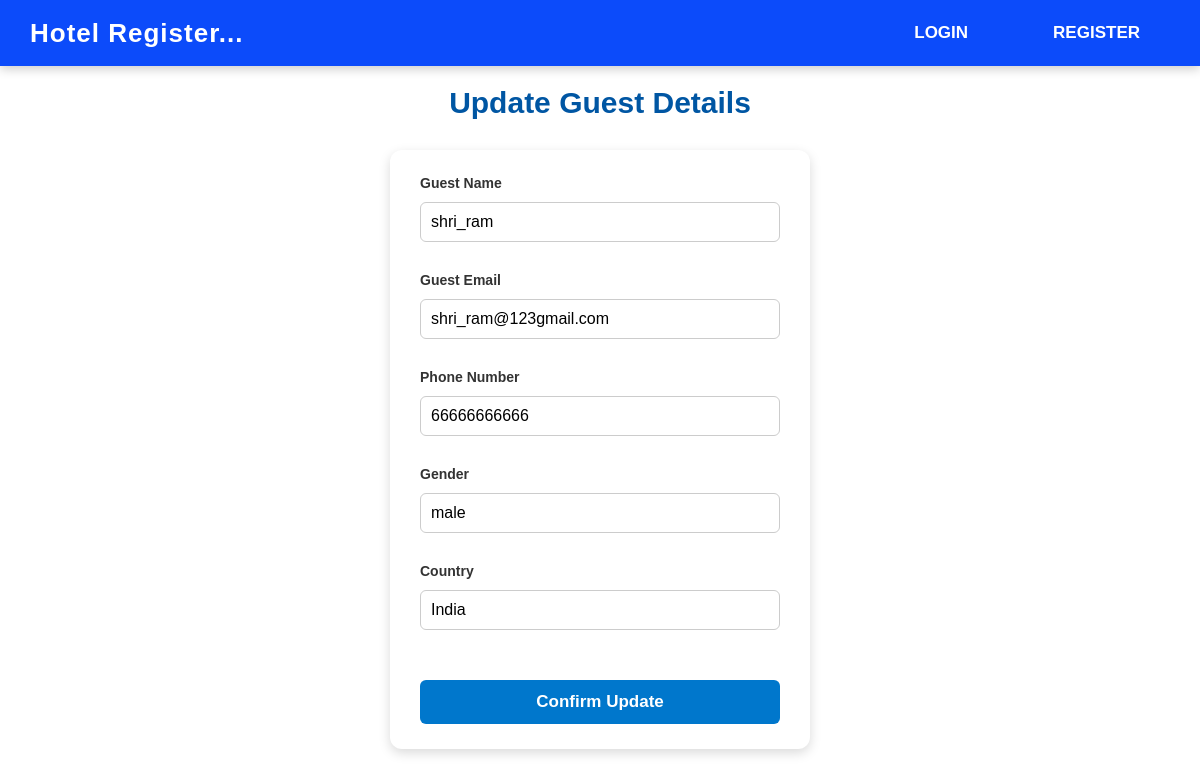
Screenshot of /update/1 with the database file from the repository.
### base/models.py (models this page shows)
class Guest(models.Model):
    room_number = models.CharField(max_length=20)
    room_type = models.CharField(max_length=30)
    room_desc = models.CharField(max_length=30)
    price_per_night = models.CharField(max_length=20)
    is_available = models.CharField(max_length=10)
    name = models.CharField(max_length=30)
    email = models.EmailField()
    phone_number = models.IntegerField()
    gender = models.CharField(max_length=20)
    country = models.CharField(max_length=20)

### base/views.py (the view, shortened to what this page needs)
# urls.py: path("update/<int:pk>",update,name='update'),
def update(request,pk):
    data = Guest.objects.get(id=pk)
    return render(request,'update.html',{'data':data})

### base/templates/update.html (shortened to what this page needs)
{% extends 'main.html' %}
{% block content %}
<h1 class="form-title">Update Guest Details</h1>
<div class="form-container">
    <form action="" method="POST" class="update-form">
        <div class="form-group">
            <label>Guest Name</label>
            <input type="text" name="name" value="{{ data.name }}" required>
        </div>
        <div class="form-group">
            <label>Guest Email</label>
            <input type="email" name="email" value="{{ data.email }}" required>
        </div>
        <div class="form-group">
            <label>Phone Number</label>
            <input type="number" name="phone_number" value="{{ data.phone_number }}" required>
        </div>
        <div class="form-group">
            <label>Gender</label>
            <input type="text" name="gender" value="{{ data.gender }}" required>
        </div>
        <div class="form-group">
            <label>Country</label>
            <input type="text" name="country" value="{{ data.country }}" required>
        </div>
        <button type="submit" class="submit-btn">Confirm Update</button>
    </form>
</div>
{% endblock %}

### static/style.css (style rules this page uses)
* { padding:0; margin: 0; box-sizing: border-box; }
* { margin: 0; padding: 0; box-sizing: border-box; font-family: "Poppins", sans-serif; }
.form-title { text-align: center; margin-top: 25px; margin-bottom: 15px; font-size: 32px; font-weight: 700; color: #0b3d91; }
.form-container { width: 450px; margin: 20px auto; background: #ffffff; padding: 25px; border-radius: 15px; box-shadow: 0px 6px 20px rgba(0,0,0,0.1); }
.update-form { display: flex; flex-direction: column; gap: 15px; }
.form-group { display: flex; flex-direction: column; }
.form-group label { font-size: 16px; font-weight: 600; margin-bottom: 6px; color: #0b3d91; }
.form-group input { padding: 10px; border: 1.5px solid #a9a9a9; border-radius: 8px; font-size: 15px; transition: 0.3s ease; }
.submit-btn { padding: 12px; border: none; font-size: 16px; font-weight: 600; border-radius: 10px; background: #0b3d91; color: white; cursor: pointer; transition: 0.3s ease; }
.form-container { width: 450px; margin: 40px auto; background: #ffffff; padding: 30px 40px; border-radius: 15px; box-shadow: 0 0 12px rgba(0,0,0,0.15); text-align: center; }
.form-group { text-align: left; margin-bottom: 18px; }
.form-group label { font-weight: 600; font-size: 14px; color: #444; }
.form-group input, .form-group textarea, .form-group select { width: 100%; padding: 10px 12px; margin-top: 6px; border: 1px solid #ccc; border-radius: 8px; font-size: 15px; outline: none; transition: 0.3s; }

### base/templates/update.html (style rules this page uses)
.form-title { text-align: center; font-size: 30px; margin-top: 20px; color: #0056a3; font-weight: bold; }
.form-container { width: 420px; margin: 30px auto; background: #ffffff; padding: 25px 30px; border-radius: 12px; box-shadow: 0 4px 12px rgba(0,0,0,0.15); }
.update-form { display: flex; flex-direction: column; }
.form-group { margin-bottom: 15px; }
.form-group label { font-weight: bold; color: #333; }
.form-group input { width: 100%; padding: 10px; margin-top: 5px; border-radius: 6px; border: 1px solid #ccc; font-size: 16px; transition: .3s; }
.submit-btn { margin-top: 20px; padding: 12px; background: #0077cc; color: white; border: none; border-radius: 6px; font-size: 17px; font-weight: bold; cursor: pointer; transition: 0.3s; width: 100%; text-align: center; }

### rows the page displays
Guest: name "shri_ram", email "shri_ram@123gmail.com", phone_number "66666666666", gender "male", country "India"
